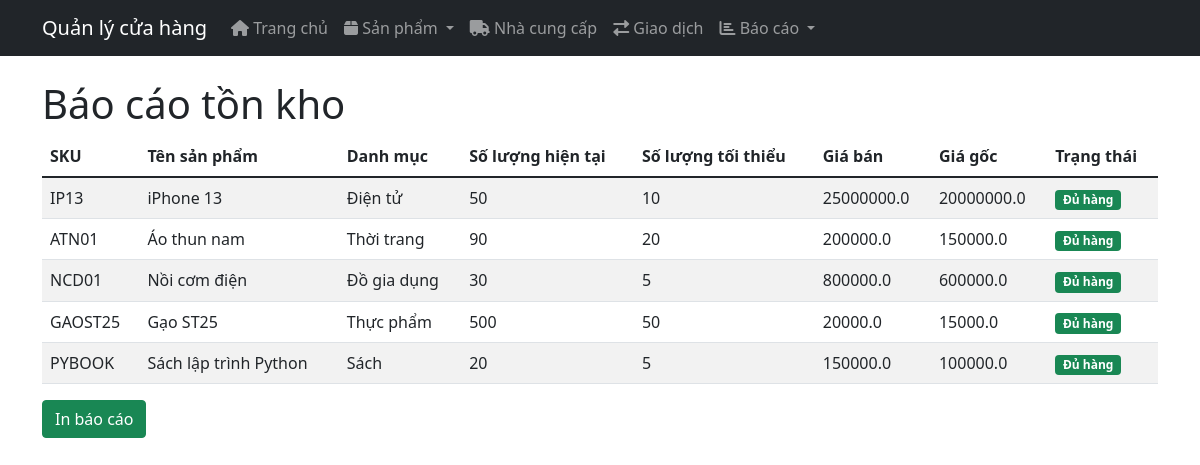
Screenshot of /reports/inventory with the database file from the repository.
### app.py (models this page shows, shortened)
class Product(db.Model):
    id = db.Column(db.Integer, primary_key=True)
    name = db.Column(db.String(100), nullable=False)
    sku = db.Column(db.String(50), unique=True, nullable=False)
    description = db.Column(db.Text)
    price = db.Column(db.Float, nullable=False)
    cost_price = db.Column(db.Float, nullable=False)
    quantity = db.Column(db.Integer, default=0)
    min_quantity = db.Column(db.Integer, default=0)
    category_id = db.Column(db.Integer, db.ForeignKey('category.id'), nullable=False)
    image = db.Column(db.String(200))
    created_at = db.Column(db.DateTime, default=datetime.utcnow)
    updated_at = db.Column(db.DateTime, default=datetime.utcnow, onupdate=datetime.utcnow)

class Category(db.Model):
    id = db.Column(db.Integer, primary_key=True)
    name = db.Column(db.String(100), nullable=False)
    description = db.Column(db.Text)
    products = db.relationship('Product', backref='category', lazy=True)

### app.py (the view)
@app.route('/reports/inventory')
def inventory_report():
    products = Product.query.all()
    return render_template('inventory_report.html', products=products)

### templates/inventory_report.html (shortened to what this page needs)
{% extends "base.html" %}
{% block content %}
<h1>Báo cáo tồn kho</h1>
<div class="table-responsive">
    <table class="table table-striped">
        <thead>
            <tr>
                <th>SKU</th>
                <th>Tên sản phẩm</th>
                <th>Danh mục</th>
                <th>Số lượng hiện tại</th>
                <th>Số lượng tối thiểu</th>
                <th>Giá bán</th>
                <th>Giá gốc</th>
                <th>Trạng thái</th>
            </tr>
        </thead>
        <tbody>
            {% for product in products %}
            <tr>
                <td>{{ product.sku }}</td>
                <td>{{ product.name }}</td>
                <td>{{ product.category.name }}</td>
                <td>{{ product.quantity }}</td>
                <td>{{ product.min_quantity }}</td>
                <td>{{ product.price }}</td>
                <td>{{ product.cost_price }}</td>
                <td>
                    {% if product.quantity <= product.min_quantity %}
                    <span class="badge bg-danger">Cần nhập hàng</span>
                    {% else %}
                    <span class="badge bg-success">Đủ hàng</span>
                    {% endif %}
                </td>
            </tr>
            {% endfor %}
        </tbody>
    </table>
</div>
<div class="mb-3">
    <button class="btn btn-success" onclick="printReport()">In báo cáo</button>
</div>
{% endblock %}

### rows the page displays
Product: sku "IP13", name "iPhone 13", category.name "Điện tử", quantity "50", min_quantity "10", price "25000000.0", cost_price "20000000.0", shows "Đủ hàng"
Product: sku "ATN01", name "Áo thun nam", category.name "Thời trang", quantity "90", min_quantity "20", price "200000.0", cost_price "150000.0", shows "Đủ hàng"
Product: sku "NCD01", name "Nồi cơm điện", category.name "Đồ gia dụng", quantity "30", min_quantity "5", price "800000.0", cost_price "600000.0", shows "Đủ hàng"
Product: sku "GAOST25", name "Gạo ST25", category.name "Thực phẩm", quantity "500", min_quantity "50", price "20000.0", cost_price "15000.0", shows "Đủ hàng"
Product: sku "PYBOOK", name "Sách lập trình Python", category.name "Sách", quantity "20", min_quantity "5", price "150000.0", cost_price "100000.0", shows "Đủ hàng"
